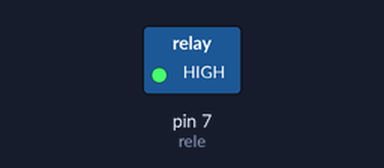
Simulated run of this sketch. Board: Arduino Uno, built with avr-gcc and run on an emulated ATmega328P. Parts: switched loads named in the sketch (green lamp = pin HIGH). Dashed ring = blinking.

Above: at 0.5 s.
Timing chart, 0 to 4.6 s (numbered marks = the images above):
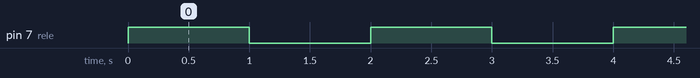

The sketch:

sketch_oct06a.ino
```cpp
int rele = 7;
void setup() {
  // put your setup code here, to run once:
pinMode(rele, OUTPUT);
digitalWrite(7,HIGH);

}

void loop() {
  // put your main code here, to run repeatedly:
delay(1000);
digitalWrite(rele,LOW);
delay(1000);
digitalWrite(rele,HIGH);


}
```

Measured:
- by itself, pin 7 (rele): alternates HIGH for 1.0 s and LOW for 1.0 s
